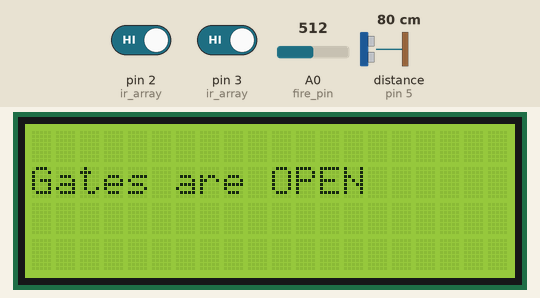
Simulated run of this sketch. Board: Arduino Uno, built with avr-gcc and run on an emulated ATmega328P. Parts: 20×4 character LCD. Wiring (inferred from the names in the program): ultrasonic range finder: trigger pin 4; echo pin 5. Inputs (shaded band) come from the test bench; at power-on: A0 (fire_pin) = 512, pin 2 (ir_array) HIGH, pin 3 (ir_array) HIGH, distance to the obstacle (sensor on pin 5) 80 cm. The echo pulse lasts 58.3 µs per cm.

Above: at 1.2 s.
1.3 s: A0 (fire_pin) set to 32
7.3 s: A0 (fire_pin) set to 28
At 9.0 s:
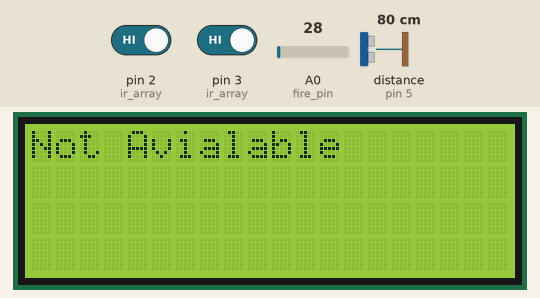
13.3 s: pin 2 (ir_array) driven LOW
At 15.1 s:
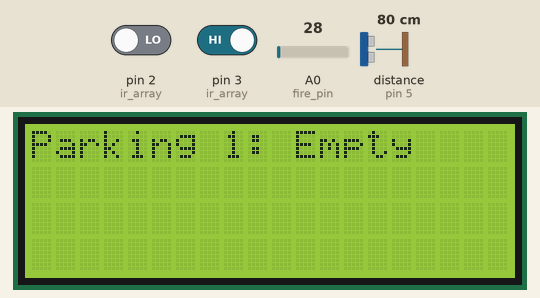
18.9 s: pin 3 (ir_array) driven LOW
At 22.2 s:
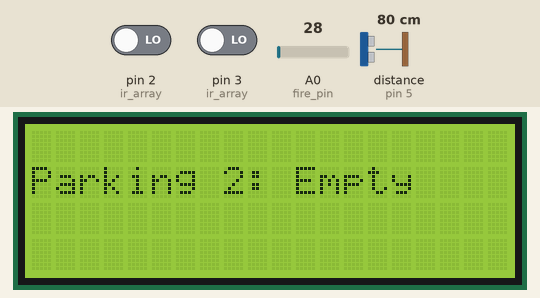
23.0 s: pin 2 (ir_array) driven HIGH
At 25.4 s:
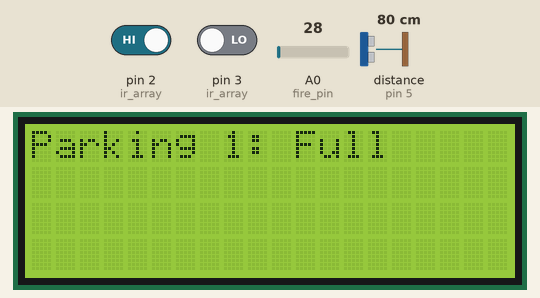
26.1 s: A0 (fire_pin) set to 122
At 27.4 s:
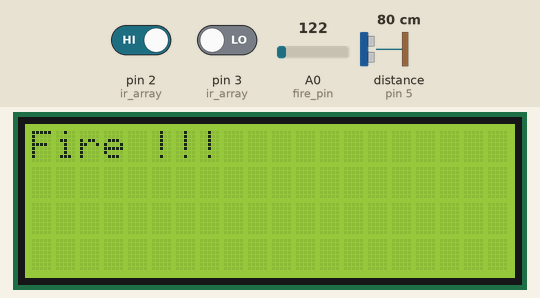
Timing chart, 0 to 29.1 s (numbered marks = the images above; inputs shaded):
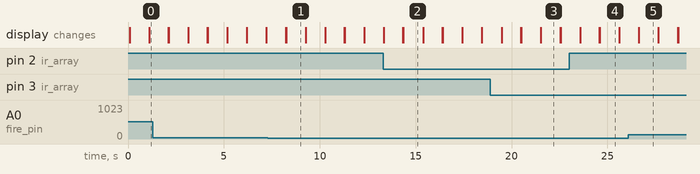

The sketch:

Parking_system.ino
```cpp
#include <LiquidCrystal_I2C.h>

LiquidCrystal_I2C lcd(0x27, 20, 4); // I2C address 0x27, 20 column and 4 rows

#define ir_1 2
#define ir_2 3
#define trig 4
#define echo 5
#define fire_pin A0
#define ir_num 2

int ir_array[2] = {ir_1, ir_2};

long duration = 0;
float distance = 0;
float gate = 4;

int tolerance = 30;

bool fire = false;

bool Park[ir_num];

void setup()
{

  Serial.begin(9600);

  lcd.init(); // initialize the lcd
  lcd.backlight();

  ir_initalize(ir_num, ir_array); //Intialize IR to read

  ultrasonic_initalize(trig, echo); // Intialize Ultrasonic Distant sensor

  fire_initialize(fire_pin);   //Intialize the gas sensor
}


void loop()
{
  IR_read();                        //Read the IR sensors

  ultrasonic_read(trig, echo);      //Read the Sonic Sensor

  fire_B(tolerance);                //Check is there is fire avialable

  parking_system();                 // main programme where the algo will decide to take next course of action.
}


void ir_initalize(int num, int arry[])      // Will go through the loop and set the pins their respective Input mode
{

  for (int i = 0; i < num; i++)
  {
    pinMode(arry[i], INPUT);
    Park[i] = false;
  }

}


void IR_read()                              //Will read the IR and set the Park variable to t or f indicating occupancy
{                                           // Count not used
  int count = 0;

  for (int i = 0; i < ir_num; i++)
  {
    if (digitalRead(ir_array[i]))
    {
     count++;
     Park[i] = true;
    }
    else Park[i] = false;
  }

}


void ultrasonic_initalize(int trig_pin,int echo_pin)
{                                                           // Intialazing the sonar pins
  pinMode(trig_pin,OUTPUT);

  pinMode(echo_pin, INPUT);
}


void ultrasonic_read(int trig_pin, int echo_pin)
{                                                           // Calculting the distance s = vt => 0.034*duration /2 => duration -> travel time

  digitalWrite(trig_pin, LOW);
  delayMicroseconds(2);
  digitalWrite(trig_pin, HIGH);
  delayMicroseconds(10);
  digitalWrite(trig_pin, LOW);

  duration = pulseIn(echo_pin, HIGH);

  distance = (duration*0.034)/2; // CM

}

void fire_initialize(int pin)
{
  pinMode(pin, INPUT);      //initialize the gas sensor as input
}

void fire_B (int tolerence)
{
  if (tolerence < analogRead(fire_pin)) fire = true;          // Checks is there is Gas in close proximity if there exist toggle fire variable
    else fire = false;
}

void parking_system()
{
  if (fire)
    {                                                         // main Algo checks for fire if there is fire then exit if there is not then check if gate is false then print
      lcd_write("Fire !!!", 0, 0);                            // the occupancy is the is not "not available" and normally print parking status
      lcd_write("Gates are OPEN", 0, 1);
    }
    else if (gate < distance)
    {
      parking_status();
    }
    else {
        parking_status();
    }
}
void lcd_write (String w, int column, int row)
{
  lcd.clear();
  lcd.setCursor(column, row);
  lcd.print(w);
  delay(1000);
  lcd.clear();
}

void parking_status()
{
  if (Park[0] && Park[1])
      {
        lcd_write("Not Avialable", 0, 0);
        lcd_write("Both Parking", 2, 2);
        lcd_write("Are Occupied", 3, 3);
      }
      else if (Park[1])
      {
        lcd_write("Parking 1: Empty", 0, 0);
        lcd_write("Parking 2: Full", 0, 1);
      }
      else if (Park[0])
      {
        lcd_write("Parking 1: Full", 0, 0);
        lcd_write("Parking 2: Empty", 0, 1);
      }
      else
      {
        lcd_write("Parking 1: Empty", 0, 0);
        lcd_write("Parking 2: Empty", 0, 1);
      };
}
```

Measured:
- the behaviour switches between 31 and 30 on A0 (fire_pin) (found by bisection; images 0 and 1)
- after the input at 7.3 s, the display: first differs from a run without the input after 0.94 s (image 1)
- after the input at 13.3 s, the display: first differs from a run without the input after 1.1 s (image 2)
- after the input at 23.0 s, the display: first differs from a run without the input after 1.6 s (image 4)
- after the input at 26.1 s, the display: first differs from a run without the input after 0.54 s (image 5)
- what the display in image 1 shows lasts 1.1 s, from 8.2 s to 9.3 s
